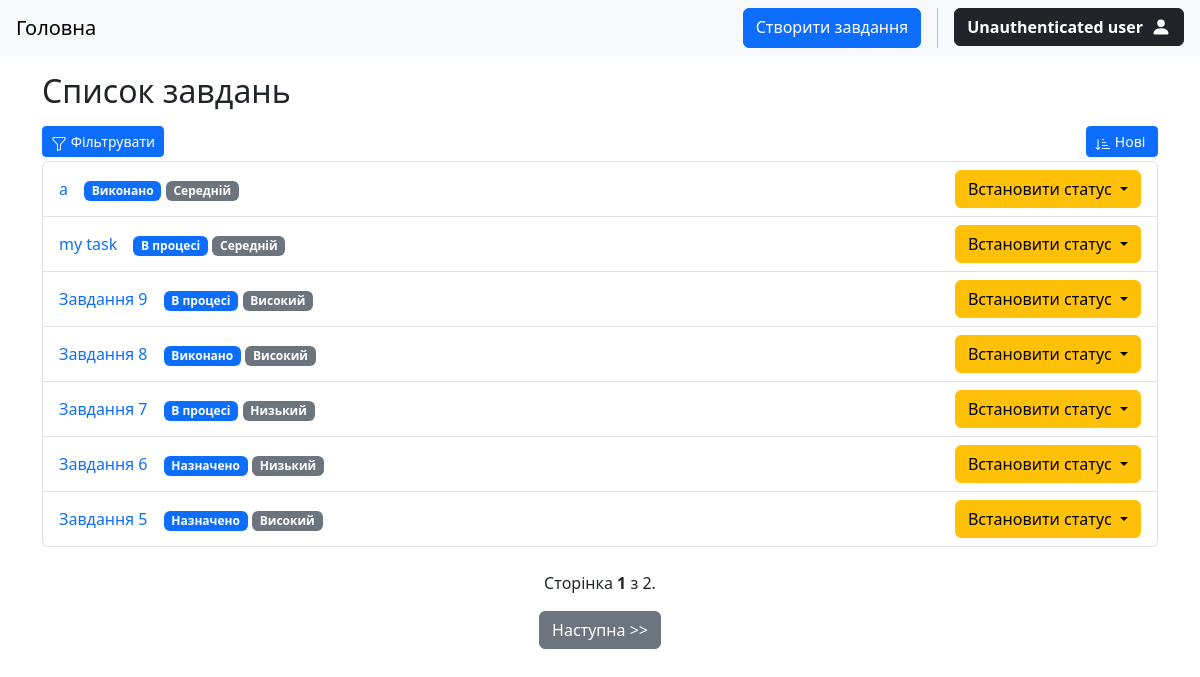
The app's page /, older data.
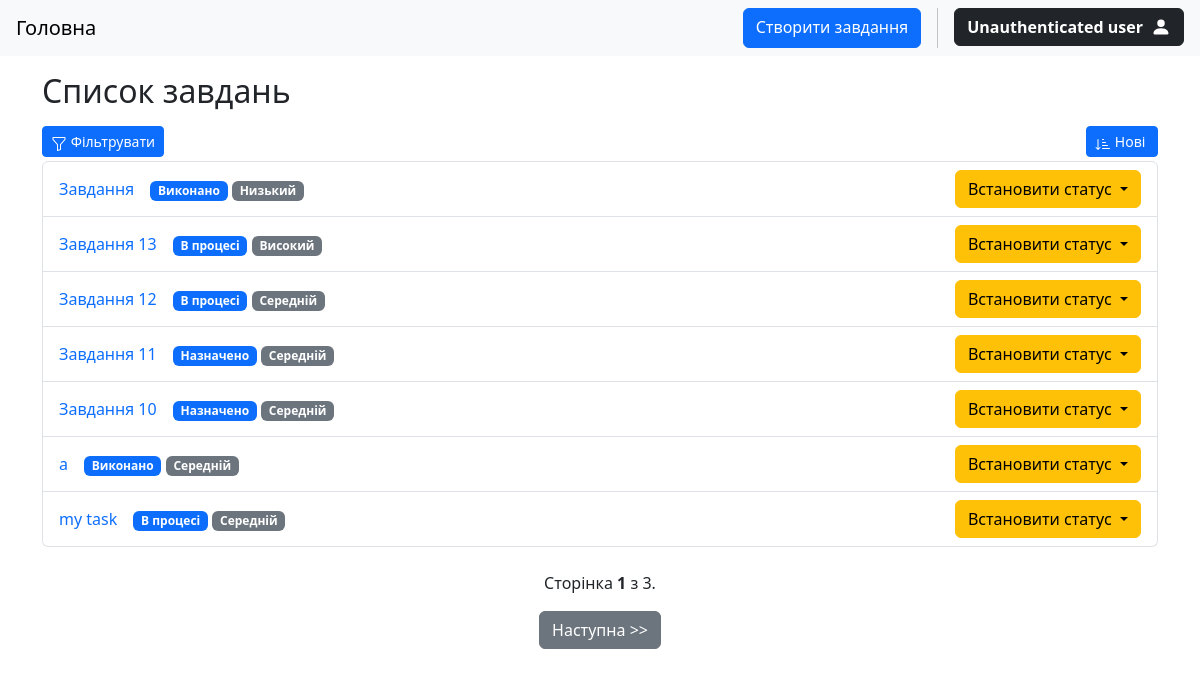
The same page, newer data.
### tasks/models.py (models this page shows, shortened)
class Task(models.Model):
    STATUS_CHOICES = (
        ("todo", "Назначено"),
        ("in_progress", "В процесі"),
        ("done", "Виконано")
    )
    PRIORITY_CHOICES = (
        ("low", "Низький"),
        ("medium", "Середній"),
        ("high", "Високий")
    )
    title = models.CharField(max_length=256)
    description = models.TextField()
    status = models.CharField(max_length=20, choices=STATUS_CHOICES, default="todo")
    priority = models.CharField(max_length=20, choices=PRIORITY_CHOICES, default="medium")
    due_date = models.DateField(null=True, blank=True)
    author = models.ForeignKey(User, on_delete=models.CASCADE, related_name="tasks")
    created = models.DateTimeField(auto_now_add=True)
    class Meta:
        ordering = ["-created"]

### tasks/views.py (the view)
# urls.py: path("", views.TaskListView.as_view(), name="task-list"),
class TaskListView(ListView):
    model = models.Task
    context_object_name = "tasks"
    template_name = "tasks/task_list.html"
    paginate_by = 7
    def get(self, request, *args, **kwargs) -> HttpResponse:
        return super().get(request, *args, **kwargs)
    def get_queryset(self):
        queryset = super().get_queryset()
        status = self.request.GET.get("status", "")
        priority = self.request.GET.get("priority", "")
        from_date = self.request.GET.get("from_date", "")
        to_date = self.request.GET.get("to_date", "")
        if from_date:
            from_date = datetime.date.fromisoformat(from_date)
            queryset = queryset.filter(due_date__gte=from_date)
        if to_date:
            to_date = datetime.date.fromisoformat(to_date)
            queryset = queryset.filter(due_date__lte=to_date)
        if status:
            queryset = queryset.filter(status=status)
        if priority:
            queryset = queryset.filter(priority=priority)
        sort = self.request.GET.get("sort", "")
        if sort == "oldest":
            queryset = queryset.reverse()
        return queryset
    def get_context_data(self, **kwargs):
        context = super().get_context_data(**kwargs)
        context["form"] = TaskFilterForm(self.request.GET)
        get_data = dict(self.request.GET.items())
        if "page" in get_data.keys():
            del get_data["page"]
        filters = ""
        for filter, value in get_data.items():
            filters += f"{filter}={value}&"
        context["filters"] = filters
        return context

### templates/tasks/task_list.html (shortened to what this page needs)
{% extends 'base.html' %}
{% block content%}
    <div class="container mt-3">
        <h2 class="mb-3">Список завдань</h2>
        <div class="d-flex justify-content-between">
            <a class="btn btn-sm btn-primary w-auto mb-1" data-bs-toggle="collapse" href="#filter-form" role="button" aria-expanded="false" aria-controls="filter-form">
                Фільтрувати
            </a>
            <form action="" method="get">
                {% if request.GET.sort == 'newest' or 'sort' not in request.GET %}
                    <button type="submit" class="btn btn-sm btn-primary">
                        Нові
                    </button>
                {% endif %}
            </form>
        </div>
        <ul class="list-group">
            {% for task in tasks %}
                <li class="list-group-item d-flex justify-content-between align-items-center">
                    <div class="d-flex h-25 gap-3">
                        <a href="{% url 'tasks:task-detail' task.pk %}" class="link link-underline link-underline-opacity-0">{{task.title}}</a>
                        <div>
                            <span class="badge bg-primary">{{task.get_status_display}}</span>
                            <span class="badge bg-secondary">{{task.get_priority_display}}</span>
                        </div>
                    </div>
                    <div class="dropdown">
                        <button class="btn btn-warning dropdown-toggle" type="button" data-bs-toggle="dropdown" aria-expanded="false">
                          Встановити статус
                        </button>
                    </div>
                </li>
            {% empty %}
                <li class="list-group-item d-flex justify-content-center">
                    <span>Завдань не знайдено.</span>
                </li>
            {% endfor %}
        </ul>
        <div class="container my-4 d-flex justify-content-center">
            <div class="d-flex align-items-center flex-column">
                <p>Сторінка <b>{{page_obj.number}}</b> з {{page_obj.paginator.num_pages}}.</p>
                <div class="button-group">
                    {% if page_obj.has_next %}
                        <a class="btn btn-secondary" href="?{{filters}}page={{ page_obj.next_page_number }}">Наступна >></a>
                    {% endif %}
                </div>
            </div>
        </div>
    </div>
{% endblock %}

Row changes from the older to the newer data that the page shows:
no longer on this page (row edited): Task: title "Завдання 9", status "В процесі", priority "Високий"
no longer on this page (row edited): Task: title "Завдання 8", status "Виконано", priority "Високий"
no longer on this page (row unchanged): Task: title "Завдання 7", status "В процесі", priority "Низький"
no longer on this page (row unchanged): Task: title "Завдання 6", status "Назначено", priority "Низький"
no longer on this page (row unchanged): Task: title "Завдання 5", status "Назначено", priority "Високий"
added Task: title "Завдання", status "Виконано", priority "Низький"
added Task: title "Завдання 13", status "В процесі", priority "Високий"
added Task: title "Завдання 12", status "В процесі", priority "Середній"
added Task: title "Завдання 11", status "Назначено", priority "Середній"
added Task: title "Завдання 10", status "Назначено", priority "Середній"
Text that changed along with them:
{{ page_obj.paginator.num_pages }}: "2" → "3"
